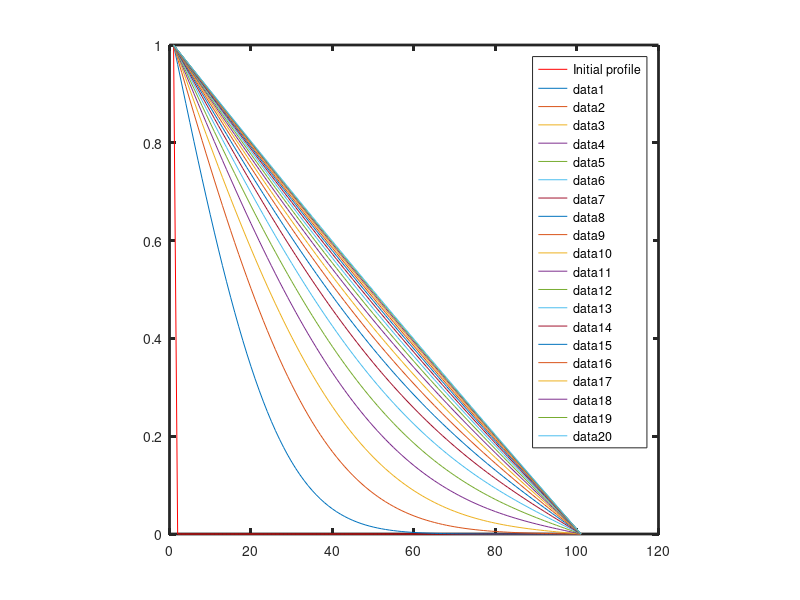

Source code (MATLAB):
%
% Copyright (c) 2018, Vishal_S
% All rights reserved. Please read the "license.txt" for license terms.
%
% Project Title: Phase field modelling
% 
% Developer: Vishal S
% 
% Contact Info: vishalsubbu97@gmail.com
%
clf
clear 

t  = cputime ;
%not dimensionalised numbers
delt = 0.1;
delx = 0.5;
D = 1.0;
alpha = D*delt/(delx*delx);

%initial conditions 
% c(1) = C_0 and the remoining is 0.0
c = zeros(101,1);
c_t = zeros(101,1);
c(1) = 1;
c(101) = 0;
c_t(1) = 1;
c_t(101) = 0;
%plot the initial profile
plot (c, 'r-;Initial profile;');

%get handle 
ax = gca ;
set(ax, "linewidth",2.0);
axis("square");

%hold the plot 
hold on

% Compostion evolution
for k = 1:20 %this is for plotting 
  for j = 1:500
    for i = 2:100
      c_t(i) =  c(i)*(1 - 2*alpha) + alpha*(c(i-1) + c(i+1) );
    endfor %ending i loop
    c = c_t;
  endfor %ending j loop
  plot (c )
endfor % ending k loop

% Save figure
print -depsc Explicit1D0C.eps

printf('Total cpu time: %f seconds\n', cputime-t);
